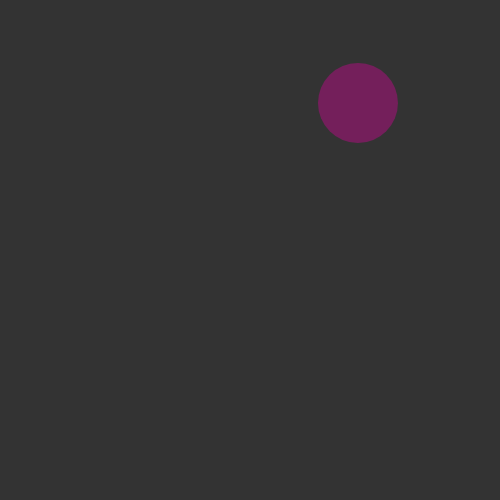
Frame 1 (no input)
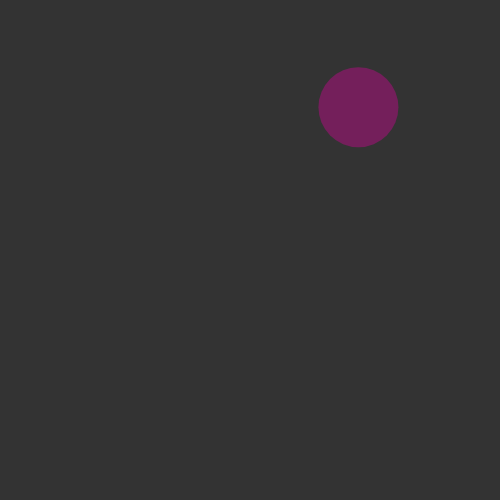
Frame 60 (no input)
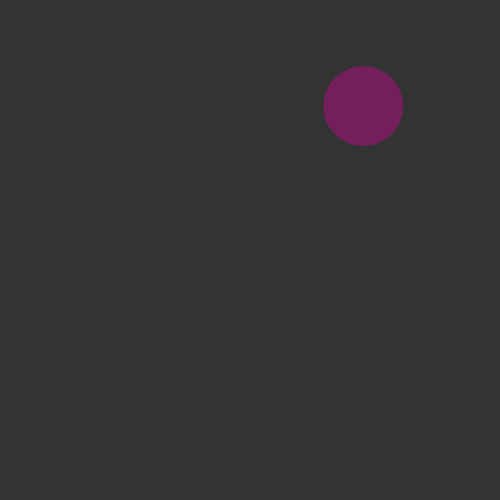
Frame 120 (the mouse pressed at the canvas centre since frame 60)

The p5.js sketch that drew these frames (run headless with seeded random() and noise() and a simulated clock; from frame 60 on, the mouse is pressed at the canvas centre):

// p5.js sketch
// ── sketch.js
var cells= [];

function setup() {
  createCanvas(500,500);
  cells.push(new Cell());
  
  
}

function draw() {
  background(51);
  for (var i = 0; i< cells.length ; i++){
      cells[i].move();
      cells[i].show();
  }
  
}

function mousePressed(){
    for (var i = cells.length-1; i>=0  ; i--){
      if(cells[i].clicked(mouseX, mouseY)){
        cells.push(cells[i].mitosis());
        cells.push(cells[i].mitosis());
        cells.splice(i,1);
      }
  }
  
}

// ── cell.js
function Cell(pos,r,c){
  
  if(pos){
    this.pos = pos.copy();
  } else {
    this.pos =  createVector(random(width),random(height));
  }
  
  
  this.r= r||80;
  this.c = c||color(random(100,255),0,random(100,255),100);
  
  this.clicked = function(x,y){
    var d = dist(this.pos.x,this.pos.y,x,y);
    if(d <this.r){
      return true ;
      }else {
        return false;
      }
  }
  
  this.mitosis = function(){
    this.pos.x += random(-this.r,this.r);
    var cell = new Cell(this.pos,this.r*0.8,this.c);
    return cell;
  }
  
  this.move = function(){
    var vel = p5.Vector.random2D();
    this.pos.add(vel);
  }
  
  this.show = function(){
    noStroke();
    fill(this.c);
    ellipse(this.pos.x, this.pos.y,this.r,this.r);
  }
}
